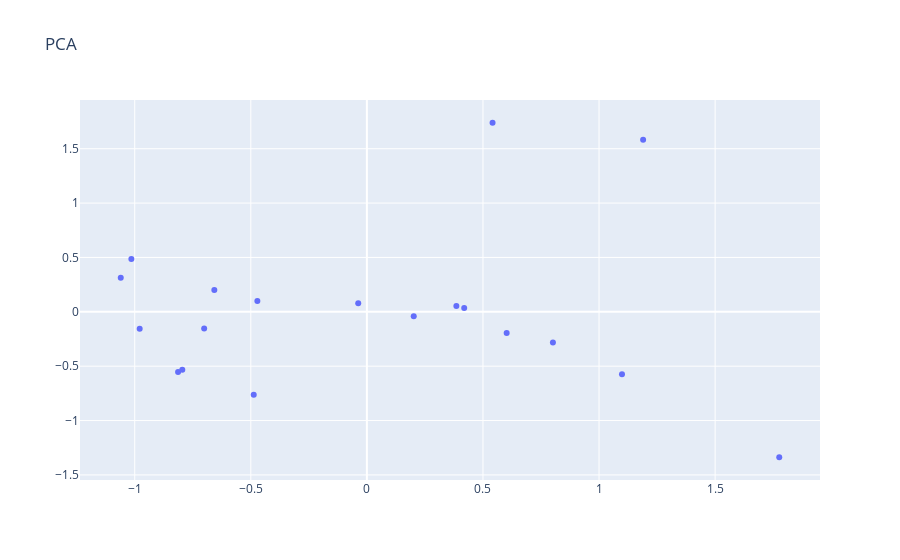

Notebook cell for this chart:
### Code cell
pca = PCA(n_components=2)

result = pca.fit_transform(matrix)
result = pd.DataFrame(result)
result.columns = ['X', 'Y']
result['Palabra'] = matrix.index.values


trace = go.Scatter(x=result['X'].values,
                   y=result['Y'].values,
                   text=result['Palabra'].values,
                   mode='markers') 

layout = go.Layout(title="PCA")

fig = go.Figure(data=trace, layout=layout)
iplot(fig)

### Figure 1 — Plotly figure (JSON) as saved in the notebook; plotly's stock layout.template omitted (floating-point values rounded to 4 significant figures)
{"data": [{"mode": "markers", "text": ["amar", "quieros", "relación", "preciosa", "caballero", "rencor", "bella", "amarte", "hermoso", "príncipe", "desamor", "amada", "tacones", "pasea", "hermosa", "aprecio", "compañera", "marchita", "princesas"], "type": "scatter", "x": [1.19, 0.4192, 0.6021, -0.6571, -0.7009, 1.776, -1.06, 0.5413, -0.4717, -0.8133, 1.099, -0.03729, -0.9787, -0.4874, -1.015, 0.8014, 0.2018, 0.3854, -0.7951], "y": [1.583, 0.03428, -0.1943, 0.1997, -0.1536, -1.338, 0.3139, 1.739, 0.1003, -0.5531, -0.575, 0.07958, -0.156, -0.7621, 0.4849, -0.2812, -0.04133, 0.05287, -0.533]}], "layout": {"title": {"text": "PCA"}}}
